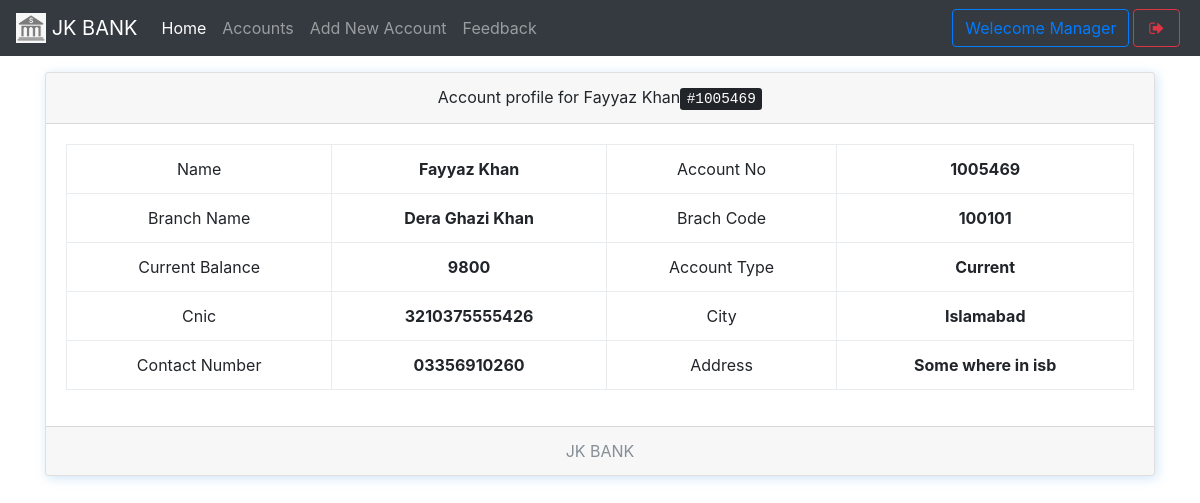
Before: /show.php?id=1 (signed in) with the older database file.
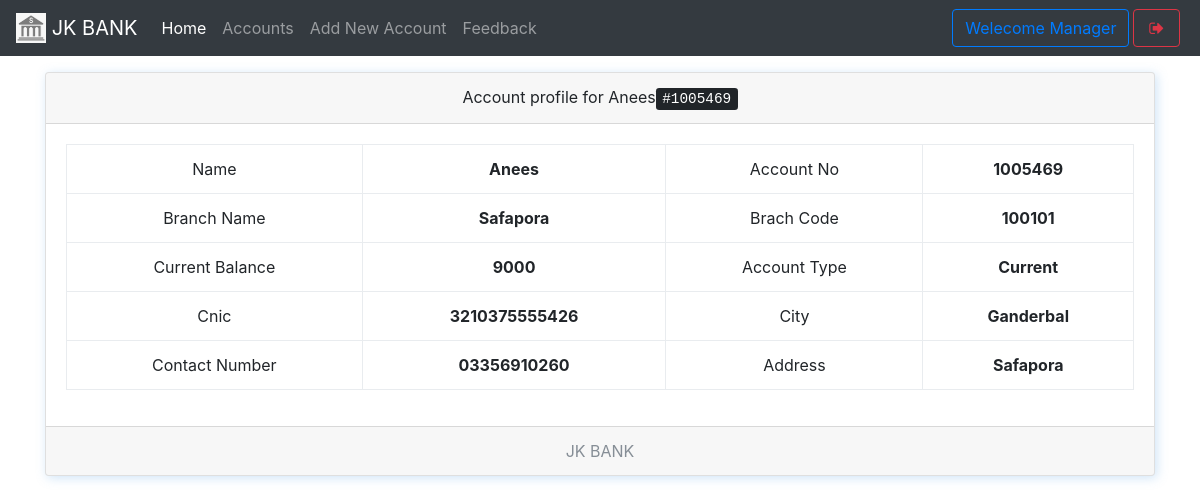
After: the same page with the newer database file.
### tables this page shows
CREATE TABLE `useraccounts` (
  `id` int(11) NOT NULL,
  `email` text NOT NULL,
  `password` text NOT NULL,
  `name` varchar(111) NOT NULL,
  `balance` varchar(111) NOT NULL,
  `cnic` varchar(111) NOT NULL,
  `number` varchar(111) NOT NULL,
  `city` varchar(111) NOT NULL,
  `address` varchar(111) NOT NULL,
  `source` varchar(111) NOT NULL,
  `accountNo` varchar(111) NOT NULL,
  `branch` varchar(111) NOT NULL,
  `accountType` varchar(111) NOT NULL,
  `date` timestamp NOT NULL DEFAULT current_timestamp()
);

CREATE TABLE `branch` (
  `branchId` int(11) NOT NULL,
  `branchNo` varchar(111) NOT NULL,
  `branchName` varchar(111) NOT NULL
);

### show.php (the view, shortened to what this page needs)
<!DOCTYPE html>
<html>
<head>
  <?php require 'assets/autoloader.php'; ?>
  <?php require 'assets/function.php'; ?>
</head>
<body style="background-size: 100%" class="bg-gradient-seconday">
<nav class="navbar navbar-expand-lg navbar-dark bg-dark fixed-top">
 <a class="navbar-brand" href="#">
    <img src="images/logo.png" style="object-fit:cover;object-position:center center" width="30" height="30" class="d-inline-block align-top" alt="">
   <?php echo bankname; ?>
  </a>
  <div class="collapse navbar-collapse" id="navbarSupportedContent">
    <ul class="navbar-nav mr-auto">
      <li class="nav-item ">
        <a class="nav-link active" href="mindex.php">Home <span class="sr-only">(current)</span></a>
      </li>
      <li class="nav-item ">  <a class="nav-link" href="maccounts.php">Accounts</a></li>
      <li class="nav-item ">  <a class="nav-link" href="maddnew.php">Add New Account</a></li>
      <li class="nav-item ">  <a class="nav-link" href="mfeedback.php">Feedback</a></li>
    </ul>
    <?php include 'msideButton.php'; ?>
  </div>
</nav><br><br><br>
<?php
  $array = $con->query("select * from useraccounts,branch where useraccounts.id = '$_GET[id]' AND useraccounts.branch = branch.branchId");
  $row = $array->fetch_assoc();
 ?>
<div class="container">
<div class="card w-100 text-center shadowBlue">
  <div class="card-header">
    Account profile for <?php echo $row['name'];echo "<kbd>#";echo $row['accountNo'];echo "</kbd>"; ?>
  </div>
  <div class="card-body">
    <table class="table table-bordered">
      <tbody>
        <tr>
          <td>Name</td>
          <th><?php echo $row['name'] ?></th>
          <td>Account No</td>
          <th><?php echo $row['accountNo'] ?></th>
        </tr><tr>
          <td>Branch Name</td>
          <th><?php echo $row['branchName'] ?></th>
          <td>Brach Code</td>
          <th><?php echo $row['branchNo'] ?></th>
        </tr><tr>
          <td>Current Balance</td>
          <th><?php echo $row['balance'] ?></th>
          <td>Account Type</td>
          <th><?php echo $row['accountType'] ?></th>
        </tr><tr>
          <td>Cnic</td>
          <th><?php echo $row['cnic'] ?></th>
          <td>City</td>
          <th><?php echo $row['city'] ?></th>
        </tr><tr>
          <td>Contact Number</td>
          <th><?php echo $row['number'] ?></th>
          <td>Address</td>
          <th><?php echo $row['address'] ?></th>
        </tr>
      </tbody>
    </table>
  </div>
  <div class="card-footer text-muted">
    <?php echo bankname; ?>
  </div>
</div>
</body>
</html>

Changed rows visible on the page:
changed useraccounts "Current": name "Fayyaz Khan" → "Anees"; branch.branchName "Dera Ghazi Khan" → "Safapora"; balance "9800" → "9000"; city "Islamabad" → "Ganderbal"; address "Some where in isb" → "Safapora"
